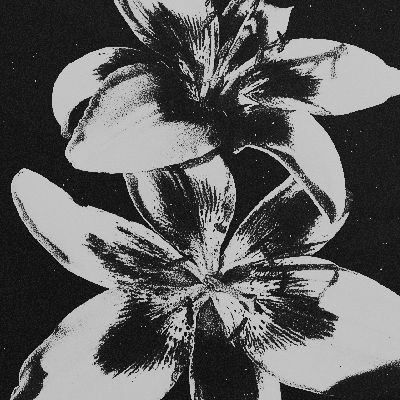
#> input picture Assets/Bunga.png, 400 x 400 px
$ jupyter execute --allow-errors jurnal_sementara.ipynb
#> lines starting #> are read from the running program, lines starting #| are printed output that depends on the picture
[cell 1]
import numpy as np
import cv2
import matplotlib.pyplot as plt
import pandas as pd

[cell 2]
img1 = cv2.imread('Assets/Bunga.png')
#> img1 is the input picture: shape (400, 400, 3); min 0, max 228, mean 95.4
img2 = cv2.imread('Assets/Langit.png')
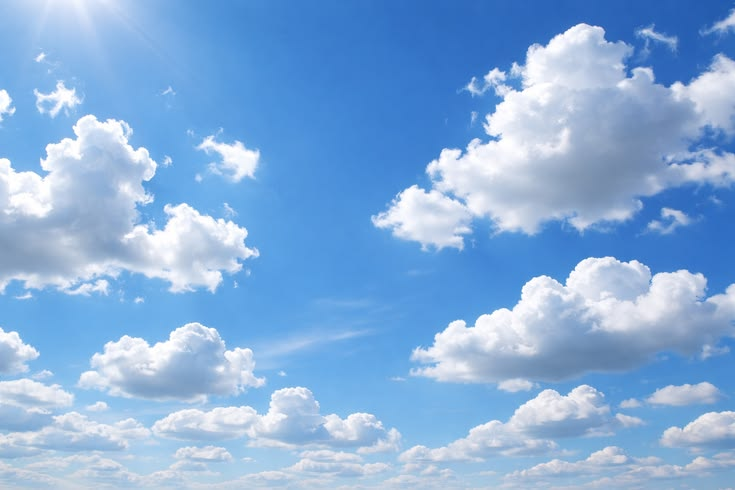
#> input picture Assets/Langit.png, 735 x 490 px
#> img2 is the input picture: shape (490, 735, 3); mean B, G, R 219.7, 174.7, 134.4
img3 = cv2.imread('Assets/Meledak.png')
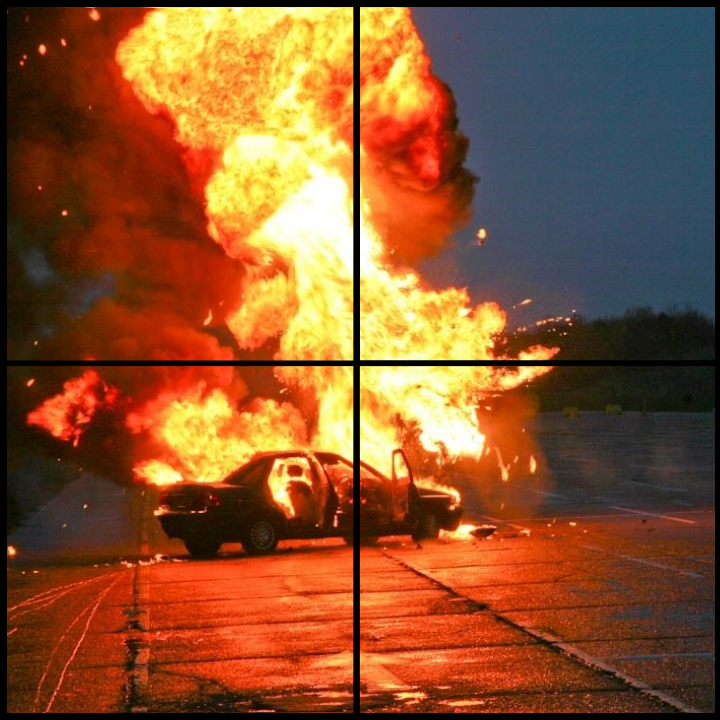
#> input picture Assets/Meledak.png, 720 x 720 px
#> img3 is the input picture: shape (720, 720, 3); mean B, G, R 46.2, 83.3, 137.4
img4 = cv2.imread('Assets/Windut.png')
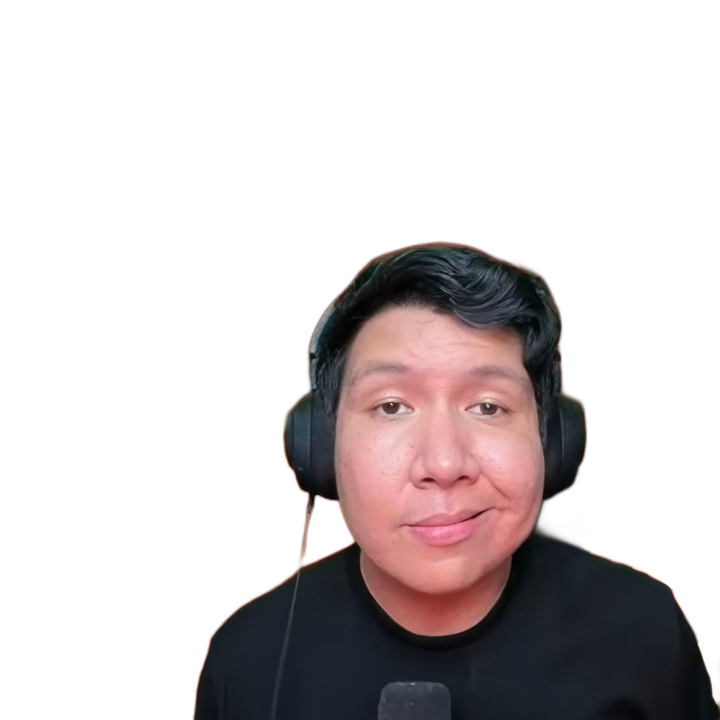
#> input picture Assets/Windut.png, 720 x 720 px
#> img4 is the input picture: shape (720, 720, 3); mean B, G, R 203.2, 202.5, 208.5

# supaya warnanya keluar
img1 = cv2.cvtColor(img1, cv2.COLOR_BGR2RGB)
img2 = cv2.cvtColor(img2, cv2.COLOR_BGR2RGB)
img3 = cv2.cvtColor(img3, cv2.COLOR_BGR2RGB)
img4 = cv2.cvtColor(img4, cv2.COLOR_BGR2RGB)

[cell 3]
# menampilkan gambar
plt.figure(figsize=(12,8))

plt.subplot(2,2,1)
plt.imshow(img3)
plt.title("Meledak")

plt.show()

[cell 4]
def slice(gambar, a, b, mode='H'):
    return gambar[a:b, :] if mode == 'H' else gambar[:, a:b]

ctr1 = slice(img3, 10, 350, 'H')
ctr1 = slice(ctr1, 10, 350, 'V')

ctr2 = slice(img3, 10, 350, 'H')
ctr2 = slice(ctr2, 370, 710, 'V')

ctr3 = slice(img3, 370, 710, 'H')
ctr3 = slice(ctr3, 10, 350, 'V')

ctr4 = slice(img3, 370, 710, 'H')
ctr4 = slice(ctr4, 370, 720, 'V')
#> in slice (call 8), `return gambar[a:b, :] if mode == 'H' else gambar[:, a:b]`:
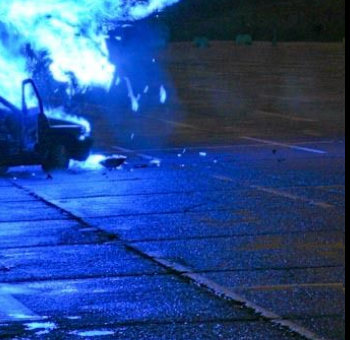
#> returned value: shape (340, 350, 3); mean of channels 0, 1, 2 137.5, 72.5, 37.9; drawn as B, G, R

plt.figure(figsize=(6,7))

plt.subplot(2,2,1)
plt.imshow(ctr1, cmap="gray")
plt.title("Part 1")
plt.subplot(2,2,2)
plt.imshow(ctr2, cmap="gray")

plt.title("Part 2")
plt.subplot(2,2,3)
plt.imshow(ctr3, cmap="gray")
plt.title("Part 3")
plt.subplot(2,2,4)
plt.imshow(ctr4, cmap="gray")
plt.title("Part 4")

[cell 5]
def ukuran_min(gambar):
    baris_min = min(len(citra) for citra in gambar)
    kolom_min = min(len(citra[0]) for citra in gambar)
    return baris_min, kolom_min

def potong(citra, tinggi, lebar):
    return [row[:lebar] for row in citra[:tinggi]]

def resize_semua(gambar):
    tinggi_min, lebar_min = ukuran_min(gambar)
#> in ukuran_min, `baris_min = min(len(citra) for citra in gambar)`: baris_min = 340
    return [potong(citra, tinggi_min, lebar_min) for citra in gambar]

def ukuran_max(gambar):
    baris_max = max(len(citra) for citra in gambar)
    kolom_max = max(len(row) for citra in gambar for row in citra)
    return baris_max, kolom_max

def normalisasi(citra, baris_tujuan, kolom_tujuan):
    hasil = []
    for i in range(baris_tujuan):
        baris = []
        for j in range(kolom_tujuan):
            if i < len(citra) and j < len(citra[i]):
                baris.append(citra[i][j])
            else:
                baris.append(0)
        hasil.append(baris)
    return hasil

def gabung_2x2(citra1, citra2, citra3, citra4):
    citra1, citra2, citra3, citra4 = resize_semua([citra1, citra2, citra3, citra4])

    b, k = ukuran_max([citra1, citra2, citra3, citra4])
    i1 = normalisasi(citra1, b, k)
    i2 = normalisasi(citra2, b, k)
    i3 = normalisasi(citra3, b, k)
    i4 = normalisasi(citra4, b, k)

    gabung = []
    for i in range(b * 2):
        baris = []
        for j in range(k * 2):
            if i < b and j < k:
                baris.append(i1[i][j])
            elif i < b and j >= k:
                baris.append(i2[i][j - k])
            elif i >= b and j < k:
                baris.append(i3[i - b][j])
            else:
                baris.append(i4[i - b][j - k])
        gabung.append(baris)

    return gabung

[cell 6]
merge_meledak = gabung_2x2(ctr1, ctr2, ctr3, ctr4)
#> in gabung_2x2, `citra1, citra2, citra3, citra4 = resize_semua([citra1, citra2, citra3,..`: citra1 = 340 items
#> in gabung_2x2, `b, k = ukuran_max([citra1, citra2, citra3, citra4])`: b = 340
#> after the loop in normalisasi, `for i in range(baris_tujuan):`: hasil = 340 items
#> after the loop in gabung_2x2, `for i in range(b * 2):`: gabung = 680 items
#> merge_meledak = 680 items

plt.imshow(merge_meledak)
plt.title("Gabungan Meeledak")
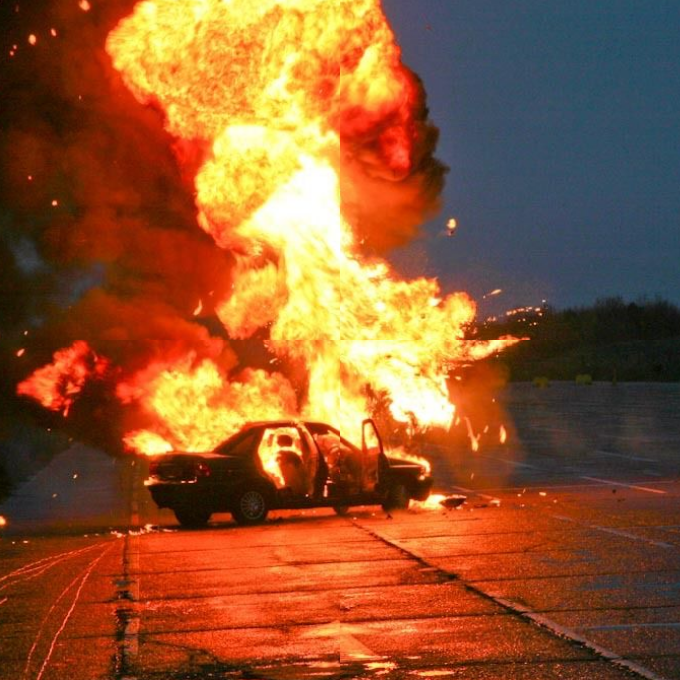
#> shown: shape (680, 680, 3); mean R, G, B 144.5, 86.8, 48.4

[cell 7]
gray_merge = cv2.cvtColor(np.array(merge_meledak), cv2.COLOR_BGR2GRAY)
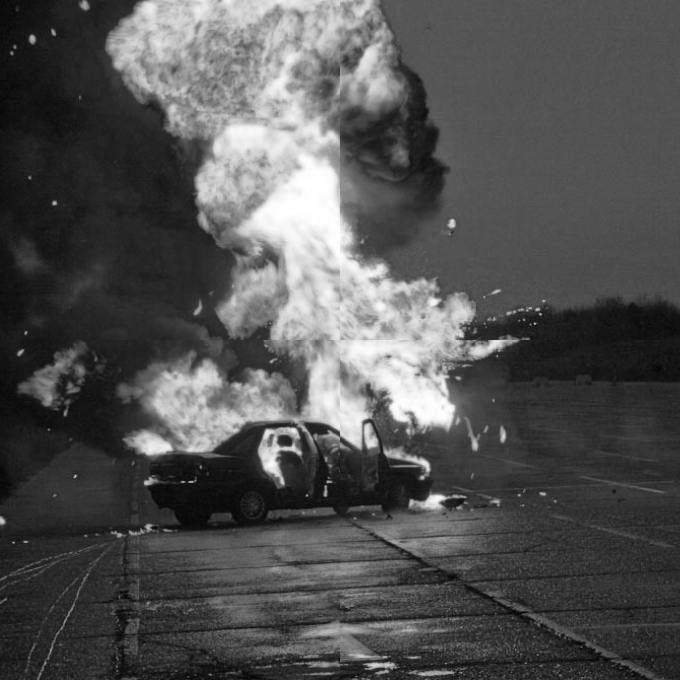
#> gray_merge: shape (680, 680); min 4, max 255, mean 81.9

plt.imshow(gray_merge, cmap="gray")
plt.show()

[cell 8]
def ekualisasi(citra):
    height, width = citra.shape
    hist = np.zeros(256, dtype=int)

    # Hitung histogram citra
    for i in range(height):
        for j in range(width):
            hist[citra[i, j]] += 1

    cdf = np.zeros(256, dtype=int)
    cdf[0] = hist[0]

    # Hitung CDF dari index 1 sampai 255
    for i in range(1, 256):
        cdf[i] = cdf[i - 1] + hist[i]

    # Normalisasi CDF ke rentang [0, 255]
    cdf_normal = np.round(cdf * 255 / (height * width)).astype(np.uint8)

    hasil = np.zeros_like(citra, dtype=np.uint8)

    # Terapkan CDF yang sudah dinormalisasi ke setiap pixel
    for i in range(height):
        for j in range(width):
            hasil[i, j] = cdf_normal[citra[i, j]]

    return hasil

# Cara memanggil:
# hasil_ekualisasi = ekualisasi(citra_kalian)

hasil_ekualisasi = ekualisasi(gray_merge)
#> after the loop in ekualisasi, `for i in range(height):`:
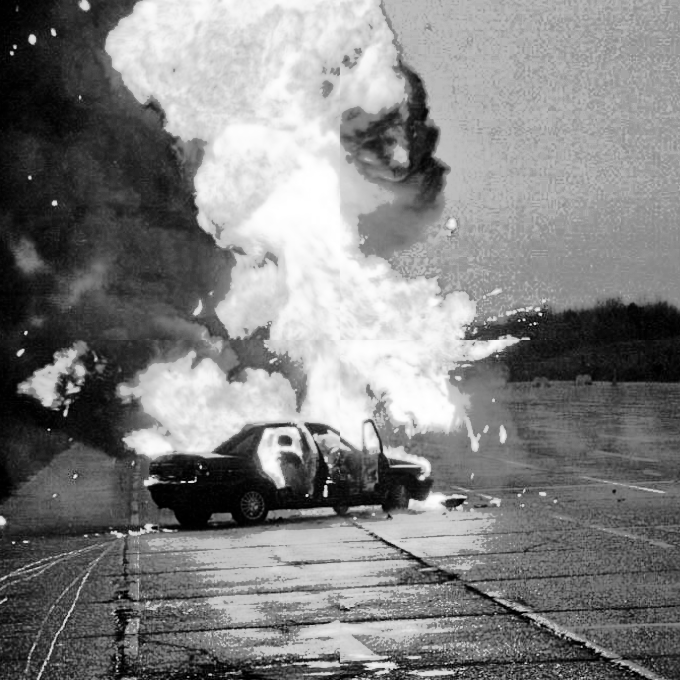
#> hasil: shape (680, 680); min 0, max 255, mean 128.7
plt.imshow(hasil_ekualisasi, cmap="gray")

[cell 9]
# ====================================
# FUNGSI HISTOGRAM
# ====================================

def buat_histogram(citra):

    # histogram kosong
    hist = [0] * 256

    # ukuran gambar
    height, width = citra.shape

    # hitung jumlah pixel
    for i in range(height):
        for j in range(width):

            nilai_pixel = int(citra[i][j])

            hist[nilai_pixel] += 1

    return hist


# ====================================
# FUNGSI TAMPILKAN HISTOGRAM
# ====================================

def plot_histogram(histogram, title, warna):

    plt.bar(range(256), histogram, color=warna, width=1)

    plt.title(title)
    plt.xlabel("Intensitas Pixel")
    plt.ylabel("Jumlah Pixel")
    plt.xlim(0,255)

[cell 10]
sebelum_eq = buat_histogram(gray_merge)
#> after the loop in buat_histogram, `for i in range(height):`: hist = 256 values, max 12483 at index 83, min 0 at index 0, mean 1806.2
#> sebelum_eq has the same summary as hist in buat_histogram
sesudah_eq = buat_histogram(hasil_ekualisasi)
#> sesudah_eq = 256 values, max 12483 at index 171, min 0 at index 4, mean 1806.2

plt.figure(figsize=(12,5))
plt.subplot(1,2,1)
plot_histogram(sebelum_eq, "Histogram sebelum ekualisasi", "green")
plot_histogram(sesudah_eq, "Histogram sesudah ekualisasi", "red")
#> figure, not shown here; tallest bar 12483 high, from x = 82.5 to 83.5; tallest bar 12483 high, from x = 170.5 to 171.5

[cell 11]
def spesifikasi_histogram(citra_asal, citra_target):

    # ukuran citra asal
    height, width = citra_asal.shape

    # histogram kosong
    hist_asal = [0] * 256
    hist_target = [0] * 256

    # hitung histogram citra asal
    for i in range(citra_asal.shape[0]):
        for j in range(citra_asal.shape[1]):

            pixel = int(citra_asal[i][j])

            hist_asal[pixel] += 1

    # hitung histogram citra target
    for i in range(citra_target.shape[0]):
        for j in range(citra_target.shape[1]):

            pixel = int(citra_target[i][j])

            hist_target[pixel] += 1

    # buat CDF kosong
    cdf_asal = [0] * 256
    cdf_target = [0] * 256

    # isi nilai awal
    cdf_asal[0] = hist_asal[0]
    cdf_target[0] = hist_target[0]

    # hitung CDF
    for i in range(1, 256):

        cdf_asal[i] = cdf_asal[i - 1] + hist_asal[i]

        cdf_target[i] = cdf_target[i - 1] + hist_target[i]

    # normalisasi CDF
    cdf_asal = np.array(cdf_asal) / cdf_asal[-1]
    cdf_target = np.array(cdf_target) / cdf_target[-1]

    # array mapping
    map_hist = np.zeros(256, dtype=np.uint8)

    # cari mapping histogram
    for i in range(256):

        selisih = np.abs(cdf_target - cdf_asal[i])

        map_hist[i] = np.argmin(selisih)

    # array hasil
    hasil = np.zeros((height, width), dtype=np.uint8)

    # terapkan mapping
    for i in range(height):
        for j in range(width):

            pixel_lama = citra_asal[i][j]

            hasil[i][j] = map_hist[pixel_lama]

    return hasil

[cell 12]
windut = cv2.imread("Assets/Windut.png")
bunga = cv2.imread("Assets/Bunga.png")

windut_gray = cv2.cvtColor(windut, cv2.COLOR_BGR2GRAY)
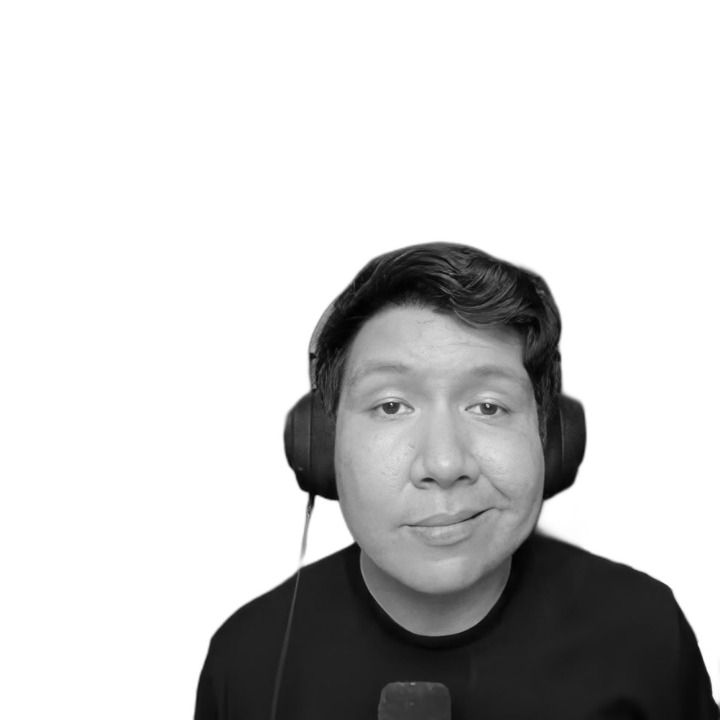
#> windut_gray: shape (720, 720); min 1, max 255, mean 204.4
bunga_gray = cv2.cvtColor(bunga, cv2.COLOR_BGR2GRAY)

windut_sp = spesifikasi_histogram(windut_gray, bunga_gray)
#> after the loop in spesifikasi_histogram, `for i in range(citra_asal.shape[0]):`: hist_asal = 256 values, max 362631 at index 255, min 0 at index 0, mean 2025
#> after the loop in spesifikasi_histogram, `for i in range(citra_target.shape[0]):`: hist_target = 256 values, max 7776 at index 195, min 0 at index 227, mean 625
#> after the loop in spesifikasi_histogram, `for i in range(1, 256):`: cdf_asal = 256 values from 0 to 518400; cdf_target = 256 values from 83 to 160000
#> in spesifikasi_histogram, `cdf_asal = np.array(cdf_asal) / cdf_asal[-1]`: cdf_asal = 256 values from 0 to 1
#> in spesifikasi_histogram, `cdf_target = np.array(cdf_target) / cdf_target[-1]`: cdf_target = 256 values from 0.000519 to 1
#> after the loop in spesifikasi_histogram, `for i in range(256):`: map_hist = 256 values from 0 to 228
#> after the loop in spesifikasi_histogram, `for i in range(height):`:
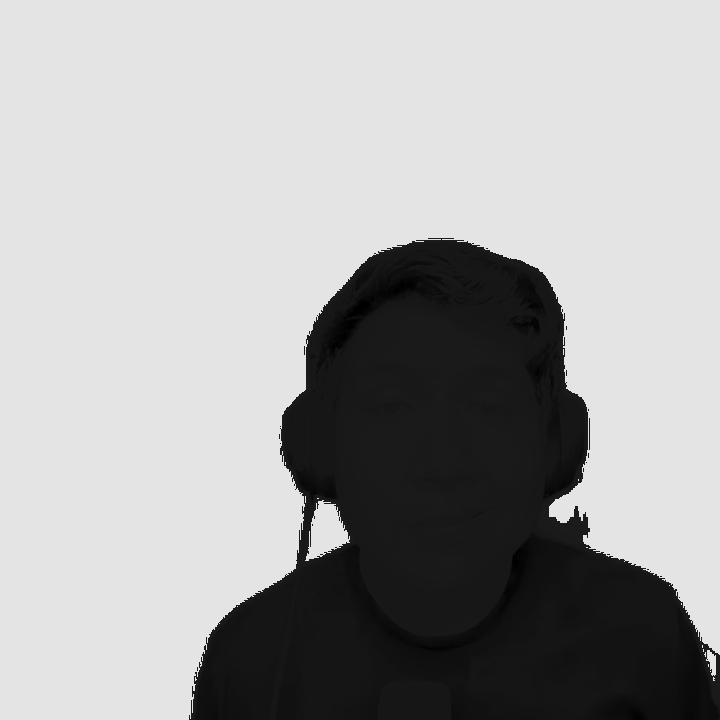
#> hasil: shape (720, 720); min 0, max 228, mean 165.8
plt.imshow(windut_sp, cmap="gray")
print(windut_sp.shape)
#| (720, 720)

[cell 13]
sebelum_eq = buat_histogram(windut_sp)
#> sebelum_eq = 256 values, max 362631 at index 228, min 0 at index 1, mean 2025

plt.figure(figsize=(12,5))
plt.subplot(1,2,1)
plot_histogram(sebelum_eq, "Spesifikasi Windut dengan Bunga", "red")
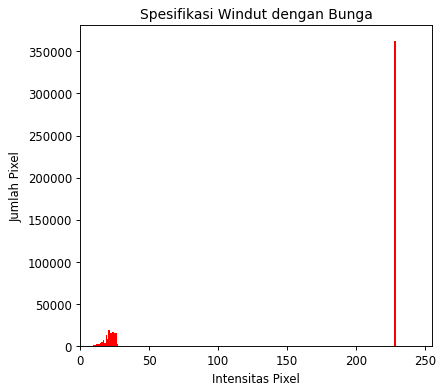
#> figure drawn by matplotlib, 1 panel; tallest bar 362631 high, from x = 227.5 to 228.5
